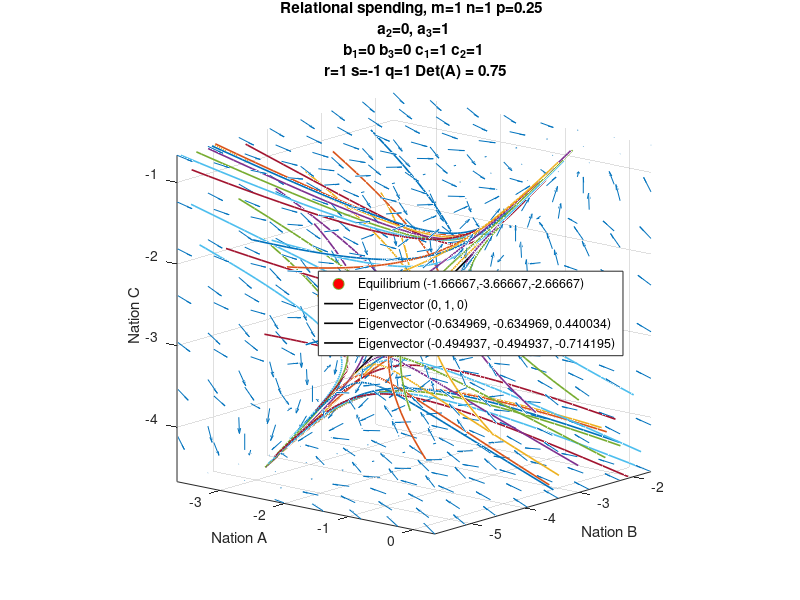

Write the MATLAB code that produced this figure.
m = 1; n=1; p=0.25;
a_2 = 0; a_3 = 1; b_1 =0; b_3=0; c_1=1;c_2=1;
A = [-m,b_1,c_1;a_2,-n,c_2; a_3,b_3,-p];
r=1;
s=-1;
q=1;
w = [r;s;q];
x_star = -inv(A)*w;
theta = linspace(0,2*pi,8);
theta(end)=[];
phi = linspace(-pi/2,pi/2,8);
phi(end)=[];
[THETA,PHI] = meshgrid(theta,phi);
[x,y,z] = sph2cart(PHI,THETA,1);
ini = [x(:), y(:), z(:)]+x_star';
sys = @(A,w,v) A*v+w;
[vecs, lambda] = eig(A);
[X,Y,Z] = meshgrid(linspace(-2,2,8));
X = X + x_star(1);
Y = Y + x_star(2);
Z = Z + x_star(3);
U = A(1,1)*X + A(1,2)*Y + A(1,3)*Z + w(1);
V = A(2,1)*X + A(2,2)*Y + A(2,3)*Z + w(2);
W = A(3,1)*X + A(3,2)*Y + A(3,3)*Z + w(3);
L = sqrt(U.^2 + V.^2 + W.^2);
fig = figure();
colors = lines(size(ini,1));

hold on;
l = [-1, 1];
l1 = x_star+vecs(:,1)*l;
L1=plot3(l1(1,:),l1(2,:),l1(3,:),'k','DisplayName',...
sprintf('Eigenvector (%g, %g, %g)',vecs(1,1),vecs(2,1),vecs(3,1)),...
'LineWidth',1.2);
l2 = x_star+vecs(:,2)*l;
L2=plot3(l2(1,:),l2(2,:),l2(3,:),'k','DisplayName',...
sprintf('Eigenvector (%g, %g, %g)',vecs(1,2),vecs(2,2),vecs(3,2)),...
'LineWidth',1.2);
l3 = x_star+vecs(:,3)*l;
L3=plot3(l3(1,:),l3(2,:),l3(3,:),'k','DisplayName',...
sprintf('Eigenvector (%g, %g, %g)',vecs(1,3),vecs(2,3),vecs(3,3)),...
'LineWidth',1.2);
%pl = @(x, y) (m / c_2) * x + (-a / c_2) * y + x_star(3);
%ezsurf(@(x,y)[x+x_star(1),y+x_star(2),pl],[-1,1]);
%pl = @(x,y) (-b/d_2)*x + (n/d_2)*y + x_star;
%ezsurf(pl,[-1,1]);
%pl = @(x,y) (c_1/p)*x + (d_1/p)*y;
%ezsurf(pl,[-1,1]);
quiver3(X,Y,Z,0.2*(U./L),0.2*(V./L),0.2*(W./L),0);
for k=1:size(ini,1)
  y_0 = ini(k,:)';
  [~,yf] = ode45(@(t,v) sys(A,w,v), [0,2], y_0);
  [~,yb] = ode45(@(t,v) sys(A,w,v), [0,-2], y_0);
  plot3(yf(:,1),yf(:,2),yf(:,3),'Color',colors(k,:),'LineWidth',1.2);
  plot3(yb(:,1),yb(:,2),yb(:,3),'Color',colors(k,:),'LineWidth',1.2);
endfor
eq=plot3(x_star(1),x_star(2),x_star(3),'o','MarkerSize',10,
'MarkerFaceColor','r','DisplayName',
sprintf('Equilibrium (%g,%g,%g)',x_star(1),x_star(2),x_star(3)));
%view(45,20);
%view(-32,-25);
view(40,14);
title(...
sprintf("Relational spending, m=%g n=%g p=%g \n a_2=%g, a_3=%g \n b_1=%g b_3=%g c_1=%g c_2=%g \n r=%g s=%g q=%g Det(A) = %g",
m,n,p,a_2,a_3,b_1,b_3,c_1,c_2,r,s,q,det(A)));
xlabel("Nation A");
ylabel("Nation B");
zlabel("Nation C");
axis equal; grid on;
xlim([-2,2]+x_star(1));
ylim([-2,2]+x_star(2));
zlim([-2,2]+x_star(3));
legend([eq,L1,L2,L3],'Location','east');
hold off;
print(fig,sprintf('figures/richardson_%g_%g_3D_%g_%g_%g.png',a_3,p,r,s,q),
'-dpng', '-S1300,1300','-tight');
%close(fig);
